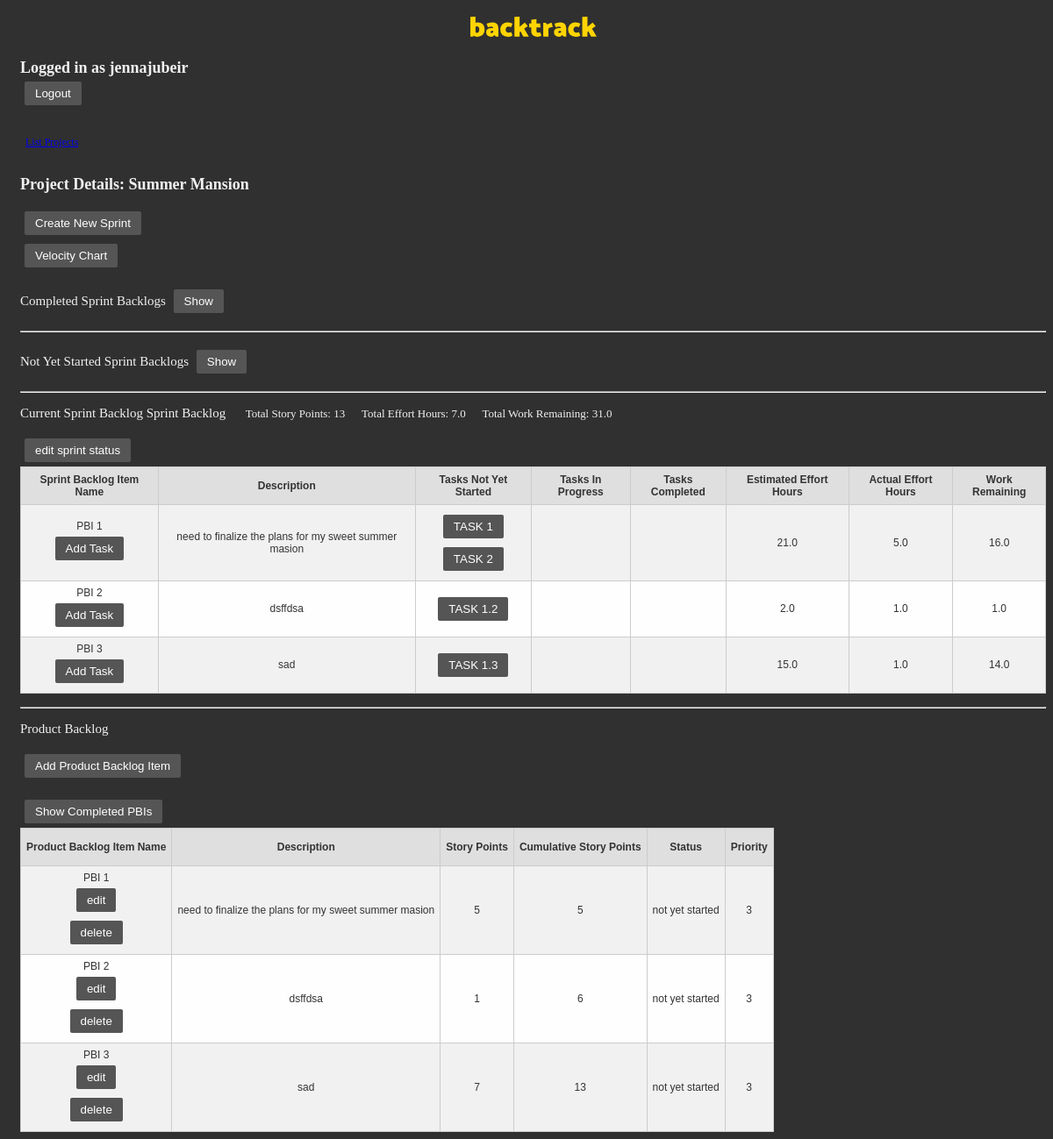
The app's page /backtrack/projects/1 (signed in) with its own data.
### backtrack/models.py (models this page shows, shortened)
class Project(models.Model):
    name = models.CharField(max_length=200)
    status = models.CharField(max_length=200, default=ProjectStatus.CURRENT.value, choices=ProjectStatus.choices())
    def __str__(self):
        return self.name

class SprintBacklog(models.Model):
    name = models.CharField(max_length=200)
    status = models.CharField(max_length=200, default=SprintStatus.NOTYETSTARTED.value, choices=SprintStatus.choices())
    productBacklogID = models.ForeignKey(ProductBacklog, on_delete=models.CASCADE)
    def pbiList(self):
        return ProductBacklogItem.objects.filter(sprintBacklogID=self.id).order_by('priority')
    @property
    def sprint_total_story_points(self):
        x = 0
        for PBI in self.pbiList():
            x += PBI.pointEstimate
        return x
    @property
    def sprint_cummulative_effort_hours(self):
        x = 0
        for PBI in self.pbiList():
            x += PBI.tasks_cummulative_effort_hours
        return x
    @property
    def sprint_actual_effort_hours(self):
        x = 0
        for PBI in self.pbiList():
            x += PBI.tasks_actual_effort_hours
        return x
    @property
    def sprint_work_remaining(self):
        return self.sprint_cummulative_effort_hours - self.sprint_actual_effort_hours

class ProductBacklogItem(models.Model):
    name = models.CharField(max_length=200)
    description = models.CharField(max_length=500)
    pointEstimate = models.IntegerField(choices=[(x,str(x)) for x in {1,2,3,5,8,13,20,40}])
    productBacklogID = models.ForeignKey(ProductBacklog, on_delete=models.CASCADE)
    sprintBacklogID = models.ForeignKey(SprintBacklog, on_delete=models.CASCADE, blank=True, null=True)
    status = models.CharField(max_length=50, default=PBIStatus.NOT_YET_STARTED.value, choices=PBIStatus.choices())
    priority = models.IntegerField(blank=True, null=False, default=PBIPriority.NORMAL.value, choices=PBIPriority.choices())
    def tasks(self):
        return Task.objects.filter(pbi=self)
    def tasks_complete(self):
        return Task.objects.filter(pbi=self, status=TaskStatus.COMPLETE.value)
    def tasks_in_progress(self):
        return Task.objects.filter(pbi=self, status=TaskStatus.IN_PROGRESS.value)
    def tasks_not_yet_started(self):
        return Task.objects.filter(pbi=self.pk, status=TaskStatus.NOT_YET_STARTED.value)
    @property
    def tasks_cummulative_effort_hours(self):
        x = 0
        for Task in self.tasks():
            if (type(Task.estimatedEffortHours) is float):
                x += Task.estimatedEffortHours
        return x
    @property
    def tasks_actual_effort_hours(self):
        x = 0
        for Task in self.tasks():
            if (type(Task.actualEffortHours) is float):
                x += Task.actualEffortHours
        return x
    @property
    def tasks_work_remaining(self):
        return self.tasks_cummulative_effort_hours - self.tasks_actual_effort_hours

class Task(models.Model):
    name = models.CharField(max_length=200)
    description = models.CharField(max_length=500)
    estimatedEffortHours = models.FloatField()
    actualEffortHours = models.FloatField(blank=True, null=True)
    status = models.CharField(max_length=50, default=TaskStatus.NOT_YET_STARTED.value, choices=TaskStatus.choices())
    pbi = models.ForeignKey(ProductBacklogItem, on_delete=models.CASCADE)

### backtrack/views.py (the view)
# urls.py: path('projects/<int:project>', views.ViewProject.as_view(), name='project'),
class ViewProject(TemplateView):
    template_name = "project.html"
    def get_context_data(self, **kwargs):
        project_id = self.kwargs['project']
        context = super().get_context_data(**kwargs)
        context['project'] = Project.objects.filter(id=project_id)[0]
        product_backlog_list = ProductBacklog.objects.filter(project_id=project_id)
        if len(product_backlog_list) != 1:
            print("A PROJECT SHOULD ONLY HAVE ONE PRODUCT BACKLOG")
        context['product_backlog'] = product_backlog_list[0]
        sprint_backlogs = SprintBacklog.objects.filter(productBacklogID=context['product_backlog'].id)
        if len(sprint_backlogs) != 0:
            sprint_list_current = sprint_backlogs.filter(status=SprintStatus.CURRENT.value)
            if len(sprint_list_current) > 1:
                print("A PROJECT SHOULD ONLY HAVE ONE CURRENT SPRINT")
            if len(sprint_list_current) != 0:
                context["sprint_current"] = sprint_list_current[0]
            if len(sprint_list_current) == 0:
                print("create a new sprint")
            sprint_list_done = sprint_backlogs.filter(status=SprintStatus.COMPLETE.value)
            sprint_list_not_yet_started = sprint_backlogs.filter(status=SprintStatus.NOTYETSTARTED.value)
            context['sprint_list_done'] = sprint_list_done
            context['sprint_list_not_yet_started'] = sprint_list_not_yet_started
            pbiList = product_backlog_list[0].pbiList()
            completedPbiList = pbiList.filter(status=PBIStatus.COMPLETE.value)
            cumulativePoints = []
            cumulativeCounter = 0
            for pbi in pbiList:
                if (pbi.status != PBIStatus.COMPLETE.value):
                    cumulativeCounter += pbi.pointEstimate
                cumulativePoints.append(cumulativeCounter)
            for s in sprint_list_current:
                pbiList.filter(sprintBacklogID=s.id).update(status=PBIStatus.IN_PROGRESS.value)
            for s in sprint_list_done:
                pbiList.filter(sprintBacklogID=s.id).update(status=PBIStatus.COMPLETE.value)
            pbiWithCumulative = zip(pbiList, cumulativePoints)
            context['pbi_and_cumulative_points'] = pbiWithCumulative
            context['completed_pbi_list'] = completedPbiList
            return context

### backtrack/models.py (called while the page is built)
    def pbiList(self):
        return ProductBacklogItem.objects.filter(productBacklogID=self.id).order_by('priority')

### templates/project.html (shortened to what this page needs)
{% load static %}
<!DOCTYPE html>
<html>
    <head>
        <link rel="stylesheet" href="{% static 'css/template.css' %}">
        <div class="page-header">
            <h1 style="text-align: center;"><img width="144" src="{% static 'backtrack.svg' %}" alt="Backtrack"/>
            </h1>
            <h2>Logged in as {{ user }}
                <form action="/">
                    <button type="submit">Logout</button>
                </form>
            </h2>
        </div>
        <nav class="navbar navbar-default">
            <div class="dropdown-menu" aria-labelledby="NavigationBar">
                <a class="dropdown-item" href="/backtrack/projects">List Projects</a>
            </div>
        </nav>
        <h2>Project Details: {{ project }}</h2>
    </head>
    <body>
    {% block content %}
    {% if user.is_authenticated %}
    <form action="{{project.id}}/{{product_backlog.id}}/create-new-sprint">
        <button type="submit"
            class="btn btn-default">
            Create New Sprint
        </button>
    </form>
    <form action="{{project.id}}/velocitychart">
        <button type="submit"
                class="btn btn-default">
                Velocity Chart
        </button>
    </form>
        <p> Completed Sprint Backlogs
            <button type="button"
                    id="showHideButton"
                    onclick="showHide()"
                    class="btn btn-default">
                Show
            </button>
        </p>
    <hr>
        <p> Not Yet Started Sprint Backlogs
            <button type="button"
                    id="showHideButtonNotStarted"
                    onclick="showHideNoStartedSprint()"
                    class="btn btn-default">
                Show
            </button>
        </p>
<hr>
        <p> {% if sprint_current == None %}
            <form action="{{project.id}}/{{product_backlog.id}}/create-new-sprint">
                <button type="submit"
                        class="btn btn-default">
                    Create New Sprint
                </button>
            </form>
            {% else %}
            Current Sprint Backlog {{ sprint_current.name }} &nbsp;&nbsp;&nbsp;&nbsp; <font size="-1.5"> Total Story Points: {{ sprint_current.sprint_total_story_points}}</font>&nbsp;&nbsp;&nbsp;&nbsp; <font size="-1.5"> Total Effort Hours: {{ sprint_current.sprint_actual_effort_hours}}</font>&nbsp;&nbsp;&nbsp;&nbsp; <font size="-1.5"> Total Work Remaining: {{ sprint_current.sprint_work_remaining}}</font>
            <form action="product-backlog/sprint-backlog/{{sprint_current.id}}">
                <button type="submit"
                        class="btn btn-default">
                            edit sprint status
                </button>
            </form>
            {% if sprint_current.pbiList %}
            <table>
                <tr>
                    <th>Sprint Backlog Item Name</th>
                    <th>Description</th>
                    <th>Tasks Not Yet Started</th>
                    <th>Tasks In Progress</th>
                    <th>Tasks Completed</th>
                    <th>Estimated Effort Hours</th>
                    <th>Actual Effort Hours</th>
                    <th>Work Remaining</th>
                </tr>
                {% for pbi in sprint_current.pbiList %}
                <tr>
                    <td> {{ pbi.name }}
                        <form action="{{project.id}}/{{sprint_current.id}}/{{pbi.id}}/create-new-task">
                            <button type="submit"
                                    class="btn btn-default">
                            Add Task
                            </button>
                        </form>
                    </td>
                    <td> {{ pbi.description }} </td>
                    <td>
                        {% for not_yet_started in pbi.tasks_not_yet_started %}
                        <form action="product-backlog/{{pbi.id}}/{{not_yet_started.id}}">
                            <button type="submit"
                                    class="btn btn-default">
                                {{ not_yet_started.name }}
                            </button>
                        </form>
                        {% endfor %}
                    </td>
                    <td>
                    </td>
                    <td>
                    </td>
                    <td>
                        {{ pbi.tasks_cummulative_effort_hours}}
                    </td>
                    <td>
                        {{ pbi.tasks_actual_effort_hours}}
                    </td>
                    <td>
                        {{ pbi.tasks_work_remaining}}
                    </td>
                </tr>
                {% endfor %}
            </table>
            {% else %}
            <div>
            </div>
            {% endif %}
            {% endif %}
        </p>
    <hr>
    <p> Product Backlog
        <form action="{{project.id}}/{{product_backlog.id}}/create-new-pbi">
            <button type="submit"
                    class="btn btn-default">
                Add Product Backlog Item
            </button>
        </form>
    </p>
        <button type="button"
                    id="showHideCompletedPBIsButton"
                    onclick="showHideCompletedPBIs()"
                    class="btn btn-default">
                Show Completed PBIs
        </button>
        {% if product_backlog.pbiList %}
        <table>
            <tr>
                <th>Product Backlog Item Name</th>
                <th>Description</th>
                <th>Story Points</th>
                <th>Cumulative Story Points</th>
                <th>Status</th>
                <th>Priority</th>
            </tr>
            {% for pbi, c_point in pbi_and_cumulative_points %}
            {% if pbi not in completed_pbi_list %}
            <tr>
                <td> {{ pbi.name }}
                    <form action="product-backlog/pbi/{{pbi.id}}">
                        <button type="submit"
                                class="btn btn-default">
                            edit
                        </button>
                    </form>
                    <form action="product-backlog/pbi/delete-{{pbi.id}}">
                        <button type="submit"
                                class="btn btn-default">
                            delete
                        </button>
                    </form>
                </td>
                <td> {{ pbi.description }} </td>
                <td> {{ pbi.pointEstimate }} </td>
                <td> {{c_point }} </td>
                <td> {{ pbi.status }} </td>
                <td> {{ pbi.priority }} </td>
            </tr>
            {% endif %}
            {% endfor %}
    </table>
    {% else %}
    <div>
        The product backlog is empty.
    </div>
    {% endif %}
    </body>
    {%else%}
        <p>You are not logged in</p>
        <a href="{% url 'login' %}">login</a>
    {% endif %}
    {% endblock %}
</html>

### static/css/template.css (style rules this page uses)
.page-header { margin-top: 0; }
.page-header h1, .page-header h1 a, .page-header h1 a:visited, .page-header h1 a:active { color: #ffffff; font-size: 20pt; text-decoration: none; }
body { background-color: #303030; color: #f1f1f1; font-family: "Trebuchet MS"; font-size: 12px; padding-left: 15px; }
p { font-size: 15px; }
button { background-color: #555555; border: none; color: white; margin: 5px; padding: 6px 12px; border-radius: 2px; text-align: center; text-decoration: none; display: inline-block; }
table { color: #333; font-family: Helvetica, Arial, sans-serif; border-collapse: collapse; border-spacing: 0; }
td, th { border: 1px solid #cccccc; height: 30px; padding: 6px; transition: all 0.3s; }
th { background: #DFDFDF; font-weight: bold; }
td { background: #FAFAFA; text-align: center; }
tr:nth-child(even) td { background: #F1F1F1; }
tr:nth-child(odd) td { background: #FEFEFE; }

### records on screen
Project: name "Summer Mansion"
SprintBacklog: name "Sprint Backlog", sprint_total_story_points "13", sprint_actual_effort_hours "7.0", sprint_work_remaining "31.0"
ProductBacklogItem: name "PBI 1", description "need to finalize the plans for my sweet summer masion", tasks_cummulative_effort_hours "21.0", tasks_actual_effort_hours "5.0", tasks_work_remaining "16.0", pointEstimate "5", c_point "5", status "not yet started", priority "3"
Task: name "TASK 1"
Task: name "TASK 2"
ProductBacklogItem: name "PBI 2", description "dsffdsa", tasks_cummulative_effort_hours "2.0", tasks_actual_effort_hours "1.0", tasks_work_remaining "1.0", pointEstimate "1", id "6", status "not yet started", priority "3"
Task: name "TASK 1.2"
ProductBacklogItem: name "PBI 3", description "sad", tasks_cummulative_effort_hours "15.0", tasks_actual_effort_hours "1.0", tasks_work_remaining "14.0", pointEstimate "7", c_point "13", status "not yet started", priority "3"
Task: name "TASK 1.3"

### other values on screen
{{ user }} "jennajubeir"
